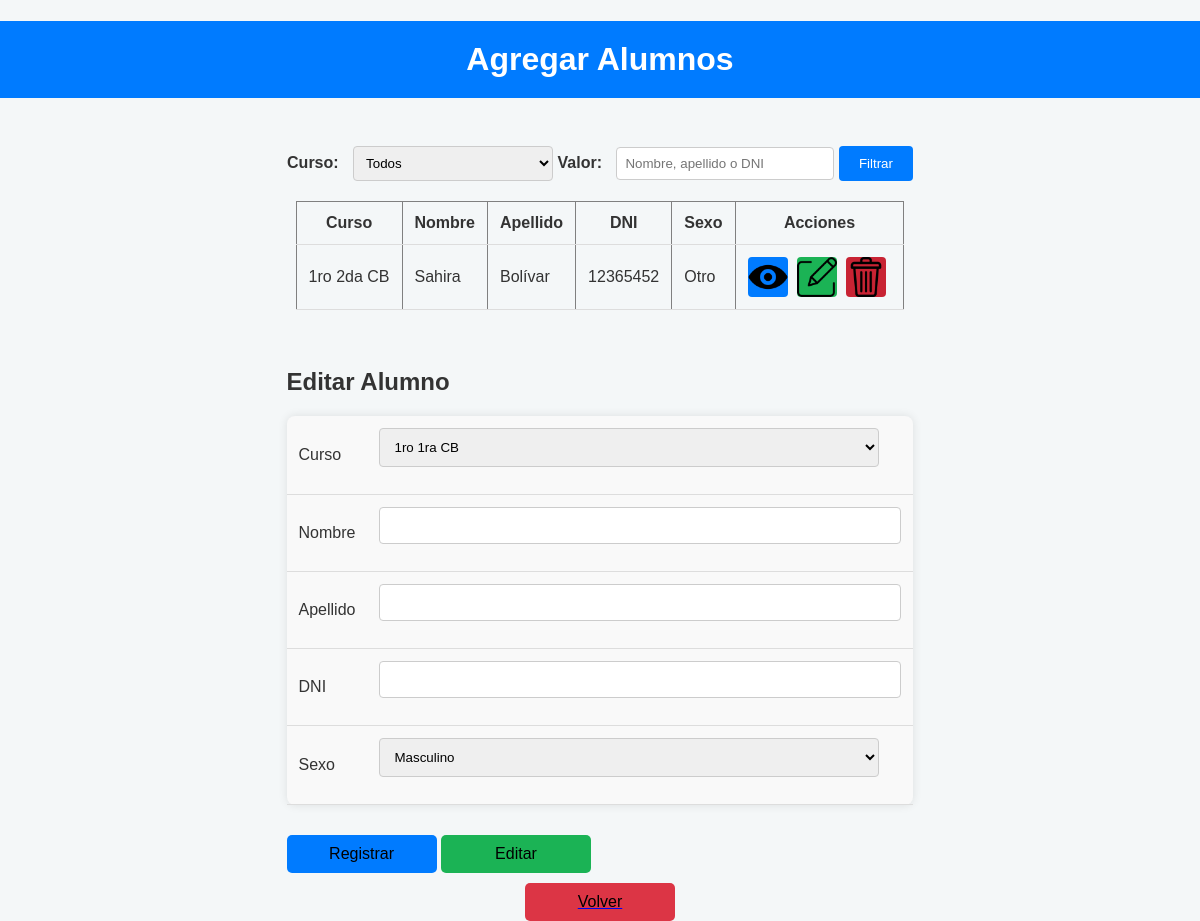
The page /agregar_alumnos.php?filtro_curso=1ro 2da CB on the database its author committed.
### tables this page shows
CREATE TABLE IF NOT EXISTS `alumnos` (
  `id` int NOT NULL AUTO_INCREMENT,
  `curso` varchar(10) NOT NULL,
  `nombre` varchar(255) NOT NULL,
  `apellido` varchar(255) NOT NULL,
  `dni` varchar(20) NOT NULL,
  `sexo` varchar(10) NOT NULL,
  PRIMARY KEY (`id`)
);

### agregar_alumnos.php (the view, shortened to what this page needs)
<!DOCTYPE html>
<html lang="en">
<head>
    <link rel="stylesheet" href="css/agregar_alumnos.css">
</head>
<body>
<?php
$conn = new mysqli("localhost", "root", "", "registro");
function escapar($dato) {
    return htmlspecialchars($dato, ENT_QUOTES, 'UTF-8');
}
$curso = $nombre = $apellido = $dni = $sexo = "";
$filtro_curso = isset($_GET["filtro_curso"]) ? $conn->real_escape_string($_GET["filtro_curso"]) : "";
$query = "SELECT * FROM alumnos WHERE 1=1";
if ($filtro_curso) {
    $query .= " AND curso = '$filtro_curso'";
}
$result = $conn->query($query);
$tabla = '<table border="1" cellspacing="2" cellpadding="2">
          <tr class="header">
            <td>Curso</td>
            <td>Nombre</td>
            <td>Apellido</td>
            <td>DNI</td>
            <td>Sexo</td>
            <td>Acciones</td>
          </tr>';
if ($result->num_rows > 0) {
    while ($row = $result->fetch_assoc()) {
        $tabla .= '<tr>
                    <td>' . escapar($row["curso"]) . '</td>
                    <td>' . escapar($row["nombre"]) . '</td>
                    <td>' . escapar($row["apellido"]) . '</td>
                    <td>' . escapar($row["dni"]) . '</td>
                    <td>' . escapar($row["sexo"]) . '</td>
                    <td>
                        <form action="" method="post" style="display:inline;">
                            <input type="hidden" name="id_ver" value="' . escapar($row["id"]) . '">
                            <a href="#tabla_ver"><input type="submit" name="ver" class="ver" value=""></a>
                        </form>
                        <form action="" method="post" style="display:inline;">
                            <input type="hidden" name="id" value="' . escapar($row["id"]) . '">
                            <input type="submit" name="editar-btn" class="editar" value="">
                        </form>
                        <form action="" method="post" style="display:inline;">
                            <input type="hidden" name="id-del" value="' . escapar($row["id"]) . '">
                            <input type="submit" name="quitar" class="eliminar" value="">
                        </form>
                    </td>
                  </tr>';
    }
}
$tabla .= '</table>';
?>
<h1>Agregar Alumnos</h1>
<br>
<div class="filtros">
    <form method="get" action="">
        <label for="filtro_curso">Curso:</label>
        <select name="filtro_curso" id="filtro_curso">
        <option value="">Todos</option>
        </select>
        <label for="filtro_nombre">Valor:</label>
        <input type="text" name="filtro_nombre" id="filtro_nombre" placeholder="Nombre, apellido o DNI">
        <input type="submit" value="Filtrar">
    </form>
</div>
<div class="acciones">
<?php echo $tabla; ?>
</div>
<br>
<div class="formularios">
    <form action="" method="post">
        <table class="formulario">
            <h2>Editar Alumno</h2>
            <tr>
                <td>Curso</td>
                <td>
                    <select name="curso" required>
                        <optgroup label="Ciclo Básico">
                            <option value="1ro 1ra CB" <?php if(isset($curso) && $curso == "1ro 1ra CB") echo 'selected'; ?>>1ro 1ra CB</option>
                        </optgroup>
                    </select>
                </td>
            </tr>
            <tr>
                <td>Nombre</td>
                <td><input type="text" maxlength="20" name="nombre" value="<?php if(isset($nombre)) echo escapar($nombre); ?>" required></td>
            </tr>
            <tr>
                <td>Apellido</td>
                <td><input type="text" maxlength="20" name="apellido" value="<?php if(isset($apellido)) echo escapar($apellido); ?>" required></td>
            </tr>
            <tr>
                <td>DNI</td>
                <td><input type="text" maxlength="8" name="dni" value="<?php if(isset($dni)) echo escapar($dni); ?>" required></td>
            </tr>
            <tr>
                <td>Sexo</td>
                <td>
                    <select name="sexo" required>
                        <option value="Masculino" <?php if(isset($sexo) && $sexo == "Masculino") echo 'selected'; ?>>Masculino</option>
                </td>
            </tr>
        </table>
        <input class="btn registrar" type="submit" name="registrar" value="Registrar">
        <input class="btn editar2" type="submit" name="editar" value="Editar">
    </form>
</div>
<a href="index.php"> <button class="btn btn-logout">Volver</button> </a>
</body>
</html>

### css/agregar_alumnos.css (style rules this page uses)
body { font-family: Arial, sans-serif; background-color: #f4f7f8; margin: 0; padding: 0; display: flex; flex-direction: column; align-items: center; color: #333; }
h1 { background-color: #007BFF; color: white; padding: 20px; width: 100%; text-align: center; margin-bottom: 30px; }
.filtros { display: flex; justify-content: space-between; margin-bottom: 20px; }
.filtros label { margin-right: 10px; font-weight: bold; }
.filtros select, .filtros input[type="text"] { width: 200px; padding: 8px; border-radius: 4px; border: 1px solid #ccc; }
.filtros input[type="submit"] { padding: 10px 20px; background-color: #007BFF; color: white; border: none; border-radius: 4px; cursor: pointer; transition: background-color 0.3s ease; }
table { width: 100%; border-collapse: collapse; margin-bottom: 20px; }
table th, table td { padding: 12px; border-bottom: 1px solid #ddd; text-align: left; }
.formularios { display: flex; justify-content: space-between; }
.formulario { background-color: #f9f9f9; padding: 20px; border-radius: 8px; box-shadow: 0px 0px 10px rgba(0, 0, 0, 0.1); }
.formulario select, .formulario input[type="text"], .formulario input[type="number"] { width: 500px; padding: 10px; margin-bottom: 15px; border-radius: 4px; border: 1px solid #ccc; }
.acciones form { display: inline-block; margin-right: 5px; }
.acciones input[type="submit"] { border: none; color: white; padding: 8px 12px; border-radius: 4px; cursor: pointer; transition: background-color 0.3s ease; }
.ver { background: url("../img/ver.png") no-repeat center center; background-size: cover; border-radius: 100%; height: 40px; width: 40px; background-color: #007BFF; border: 0; }
.editar { background: url("../img/editar.png") no-repeat center center; background-size: cover; border-radius: 100%; height: 40px; width: 40px; background-color: #1bb355; ; border: 0; }
.eliminar { background: url("../img/basurero.png") no-repeat center center; background-size: cover; border-radius: 100%; height: 40px; width: 40px; background-color: #c82333 ; border: 0; }
.btn-logout { background-color: #dc3545; width:auto; display:block; margin: auto; }
.btn { border: none; padding: 10px 20px; margin: 10px 0; border-radius: 5px; cursor: pointer; font-size: 16px; transition: background-color 0.3s ease; display: inline-block; width: 150px; }
.editar2 { background-color: #1bb355; ; }
.registrar { background-color: #007BFF; }
.btn-logout { background-color: #dc3545; display:block; margin: auto; }
.header td { text-align: center; font-weight: bold; }

### rows shown on the page
alumnos: curso "1ro 2da CB", nombre "Sahira", apellido "Bolívar", dni "12365452", sexo "Otro"
